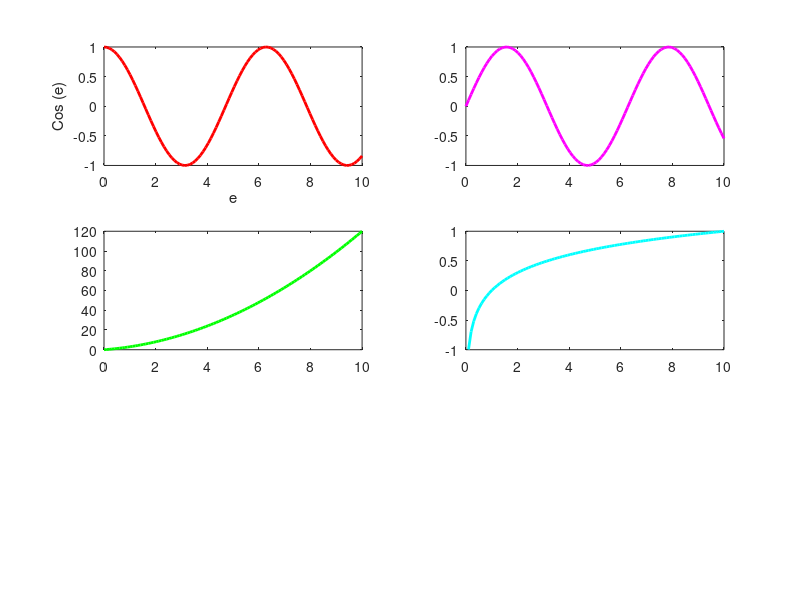

This figure's MATLAB source:
e= linspace(0,10)
f1 = cos(e);
f2 = sin(e);
f3 = (e.^2+2*e);
f4 = (log10(e));
f5 = (e.^2+2*e);
f6 = (log10(e));

subplot(3, 2, 1)
plot(e , f1, 'r', 'linewidth' , 2)
xlabel('e')
ylabel('Cos (e)')
subplot(3, 2, 2)
plot(e , f2, 'm', 'linewidth' , 2)
subplot(3,2,3)
plot(e , f3, 'g', 'linewidth' , 2)
subplot(3,2,4)
plot(e , f4, 'b', 'linewidth' , 2)
subplot(3,2,4)
plot(e , f5, 'p', 'linewidth' , 2)
subplot(3,2,4)
plot(e , f6, 'c', 'linewidth' , 2)
subplot(3,2,4)